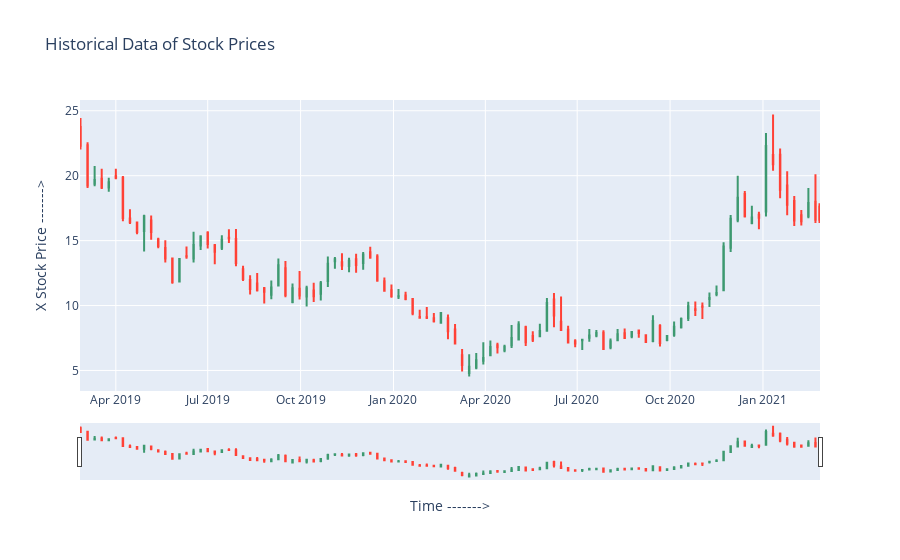

Notebook code for this chart:
### Code cell
label1 = widgets.Label("Enter Company Name :")
display(label1)
company = widgets.Text(
    continuous_update=False,
    disabled=False
)
display(company)
label2 = widgets.Label("Enter Time Duration :")
display(label2)
duration = widgets.Text(
    continuous_update=False,
    disabled=False
)
display(duration)
label3 = widgets.Label("Enter Time Interval :")
display(label3)
interval = widgets.Select(
    options = ['1m', '2m', '5m', '15m', '30m', '60m', '90m', '1h', '1d', '5d', '1wk', '1mo', '3mo'],
    value = "1h",
    disabled = False,
    continuous_update=False,
)
display(interval)

show = widgets.Button(
    description = "Show"
)
def on_change(change):

    global df
    IPython.display.clear_output(wait=False)
    display(label1)
    display(company)
    display(label2)
    display(duration)
    display(label3)
    display(interval)
    display(show)
    show.on_click(on_change)
    df = yf.download(company.value, period=duration.value, interval=interval.value)
    fig = pg.Figure(data=[pg.Candlestick(x=df.index,
            open=df['Open'],
            high=df['High'],
            low=df['Low'],
            close=df['Close'])])
    fig.update_layout( title='Historical Data of Stock Prices', 
                            yaxis_title=company.value+" Stock Price",
                            xaxis_title=" Time",)
    fig.show()
    
display(show)
show.on_click(on_change)
